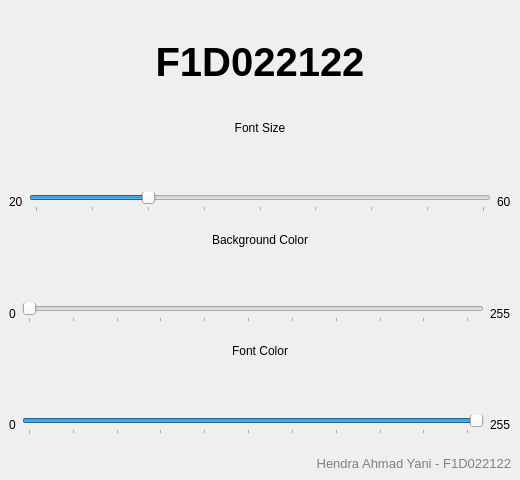
<?xml version="1.0" encoding="UTF-8"?>
<ui version="4.0">
 <class>FontAdjuster</class>
 <widget class="QMainWindow" name="FontAdjuster">
  <property name="geometry">
   <rect>
    <x>0</x>
    <y>0</y>
    <width>520</width>
    <height>480</height>
   </rect>
  </property>
  <property name="windowTitle">
   <string>Font Size and Color Adjuster</string>
  </property>
  <widget class="QWidget" name="centralwidget">
   <layout class="QVBoxLayout" name="mainLayout" stretch="1,1,1,1">
    
    <item>
     <widget class="QLabel" name="labelNIM">
      <property name="text">
       <string>F1D022122</string>
      </property>
      <property name="alignment">
       <set>Qt::AlignCenter</set>
      </property>
      <property name="minimumHeight">
       <number>100</number>
      </property>
      <property name="font">
       <font>
        <pointsize>30</pointsize>
        <bold>true</bold>
       </font>
      </property>
      <property name="autoFillBackground">
       <bool>true</bool>
      </property>
     </widget>
    </item>

    <!-- Font Size Slider -->
    <item>
     <layout class="QVBoxLayout">
      <item>
       <widget class="QLabel" name="labelFontSizeTitle">
        <property name="text">
         <string>Font Size</string>
        </property>
        <property name="alignment">
         <set>Qt::AlignHCenter</set>
        </property>
       </widget>
      </item>
      <item>
       <layout class="QHBoxLayout">
        <item>
         <widget class="QLabel" name="labelFontMin">
          <property name="text">
           <string>20</string>
          </property>
         </widget>
        </item>
        <item>
         <widget class="QSlider" name="sliderFontSize">
          <property name="minimum">
           <number>20</number>
          </property>
          <property name="maximum">
           <number>60</number>
          </property>
          <property name="value">
           <number>30</number>
          </property>
          <property name="orientation">
           <enum>Qt::Horizontal</enum>
          </property>
          <property name="tickPosition">
           <enum>QSlider::TicksBelow</enum>
          </property>
          <property name="tickInterval">
           <number>5</number>
          </property>
         </widget>
        </item>
        <item>
         <widget class="QLabel" name="labelFontMax">
          <property name="text">
           <string>60</string>
          </property>
         </widget>
        </item>
       </layout>
      </item>
     </layout>
    </item>

    <!-- Background Color Slider -->
    <item>
     <layout class="QVBoxLayout">
      <item>
       <widget class="QLabel" name="labelBgColorTitle">
        <property name="text">
         <string>Background Color</string>
        </property>
        <property name="alignment">
         <set>Qt::AlignHCenter</set>
        </property>
       </widget>
      </item>
      <item>
       <layout class="QHBoxLayout">
        <item>
         <widget class="QLabel">
          <property name="text">
           <string>0</string>
          </property>
         </widget>
        </item>
        <item>
         <widget class="QSlider" name="sliderBgColor">
          <property name="minimum">
           <number>0</number>
          </property>
          <property name="maximum">
           <number>255</number>
          </property>
          <property name="value">
           <number>0</number>
          </property>
          <property name="orientation">
           <enum>Qt::Horizontal</enum>
          </property>
          <property name="tickPosition">
           <enum>QSlider::TicksBelow</enum>
          </property>
          <property name="tickInterval">
           <number>25</number>
          </property>
         </widget>
        </item>
        <item>
         <widget class="QLabel">
          <property name="text">
           <string>255</string>
          </property>
         </widget>
        </item>
       </layout>
      </item>
     </layout>
    </item>

    <!-- Font Color Slider -->
    <item>
     <layout class="QVBoxLayout">
      <item>
       <widget class="QLabel" name="labelFontColorTitle">
        <property name="text">
         <string>Font Color</string>
        </property>
        <property name="alignment">
         <set>Qt::AlignHCenter</set>
        </property>
       </widget>
      </item>
      <item>
       <layout class="QHBoxLayout">
        <item>
         <widget class="QLabel">
          <property name="text">
           <string>0</string>
          </property>
         </widget>
        </item>
        <item>
         <widget class="QSlider" name="sliderFontColor">
          <property name="minimum">
           <number>0</number>
          </property>
          <property name="maximum">
           <number>255</number>
          </property>
          <property name="value">
           <number>255</number>
          </property>
          <property name="orientation">
           <enum>Qt::Horizontal</enum>
          </property>
          <property name="tickPosition">
           <enum>QSlider::TicksBelow</enum>
          </property>
          <property name="tickInterval">
           <number>25</number>
          </property>
         </widget>
        </item>
        <item>
         <widget class="QLabel">
          <property name="text">
           <string>255</string>
          </property>
         </widget>
        </item>
       </layout>
      </item>
     </layout>
    </item>

    <!-- Nama & NIM -->
    <item>
     <widget class="QLabel" name="labelNamaNIM">
      <property name="text">
       <string>Hendra Ahmad Yani - F1D022122</string>
      </property>
      <property name="alignment">
       <set>Qt::AlignRight|Qt::AlignBottom</set>
      </property>
      <property name="styleSheet">
       <string notr="true">color: gray; font-size: 10pt;</string>
      </property>
     </widget>
    </item>
   </layout>
  </widget>
 </widget>
 <resources/>
 <connections/>
</ui>
